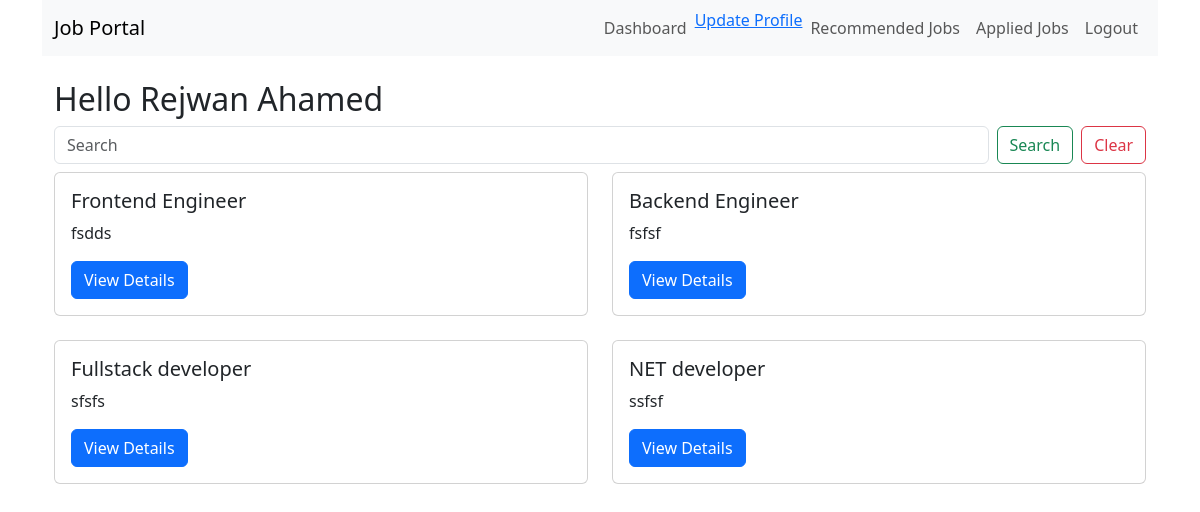
/dashboard/ (signed in), run on the app's committed database.
### job_portal_app/models.py (models this page shows)
class User(AbstractUser):
  USER_TYPE_CHOICES = (
    ('recruiter', 'Recruiter'),
    ('job_seeker', 'Job Seeker'),
  )
  display_name = models.CharField(max_length=100, blank=True, null=True)
  user_type = models.CharField(max_length=20, choices=USER_TYPE_CHOICES, default='job_seeker')

class JobPostModel(models.Model):
  title = models.CharField(max_length=255)
  description = models.TextField()
  category = models.ForeignKey(JobCategoryModel, on_delete=models.CASCADE, related_name='job_posts')
  created_at = models.DateTimeField(auto_now_add=True)
  number_of_positions = models.IntegerField(default=1)
  deadline = models.DateField()
  created_by = models.ForeignKey(RecruiterProfileModel, on_delete=models.CASCADE, related_name='posted_jobs')
  skill_set = models.TextField(blank=True, null=True)

### job_portal_app/views.py (the view, shortened to what this page needs)
# urls.py: path('dashboard/', dashboard, name='dashboard_page'),
@login_required
def dashboard(req):
  query_param = req.GET.get('search_param', '').strip()
  if req.user.user_type == 'job_seeker':
    if not hasattr(req.user, 'job_seeker_profile'):
      return redirect('create_profile_page')
    all_jobs = JobPostModel.objects.all()
    context = {
      'jobs': all_jobs,
      'search_param': query_param
    }
    return render(req, 'dashboard.html', context)

### job_portal_app/templates/dashboard.html (shortened to what this page needs)
{% extends 'master/base.html' %} {% block content %}
<div class="container mt-4">
  <h2>Hello {{user.display_name}}</h2>
  {% if request.user.user_type == 'job_seeker' %}
  <form class="d-flex mb-2" role="search" method="GET" action="{% url 'dashboard_page' %}">
    <input class="form-control me-2" type="search" name="search_param" placeholder="Search" aria-label="Search"/>
    <button class="btn btn-outline-success" type="submit">Search</button>
    <button class="btn btn-outline-danger ms-2">Clear</button>
  </form>
  {% endif %}
  <div class="row">
    {% for job in jobs %}
    <div class="col-md-6 mb-4">
      <div class="card">
        <div class="card-body">
          <h5 class="card-title">{{ job.title }}</h5>
          <p class="card-text">{{ job.description|truncatechars:100 }}</p>
          {% if user.user_type == 'job_seeker' %}
          <a href="{% url 'job_details_page' job.id %}" class="btn btn-primary">View Details</a>
          {% else %}
          <a href="{% url 'applicant_list_page' job.id %}" class="btn btn-warning">Applicant list</a>
          <a href="{% url 'update_job_page' job.id %}" class="btn btn-warning">Update</a>
          <a href="{% url 'delete_job_page' job.id %}" class="btn btn-danger">Delete</a>
          {% endif %}
        </div>
      </div>
    </div>
    {% endfor %}
  </div>
</div>
{% endblock content %}

### data on the page
User: display_name "Rejwan Ahamed"
JobPostModel: title "Frontend Engineer", description "fsdds"
JobPostModel: title "Backend Engineer", description "fsfsf"
JobPostModel: title "Fullstack developer", description "sfsfs"
JobPostModel: title "NET developer", description "ssfsf"
